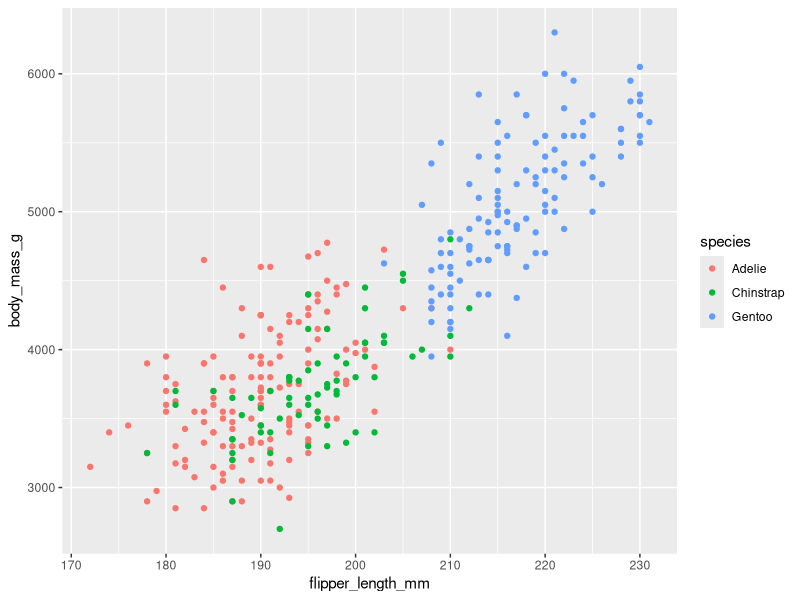
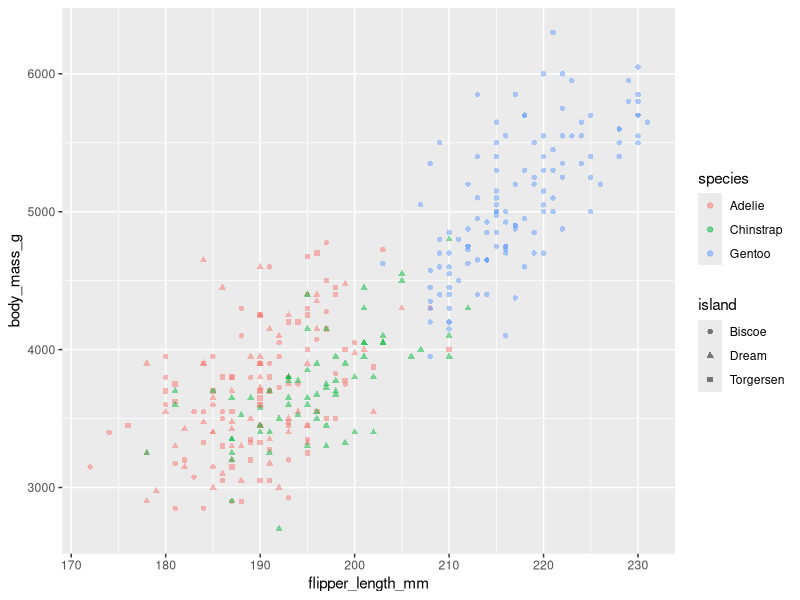
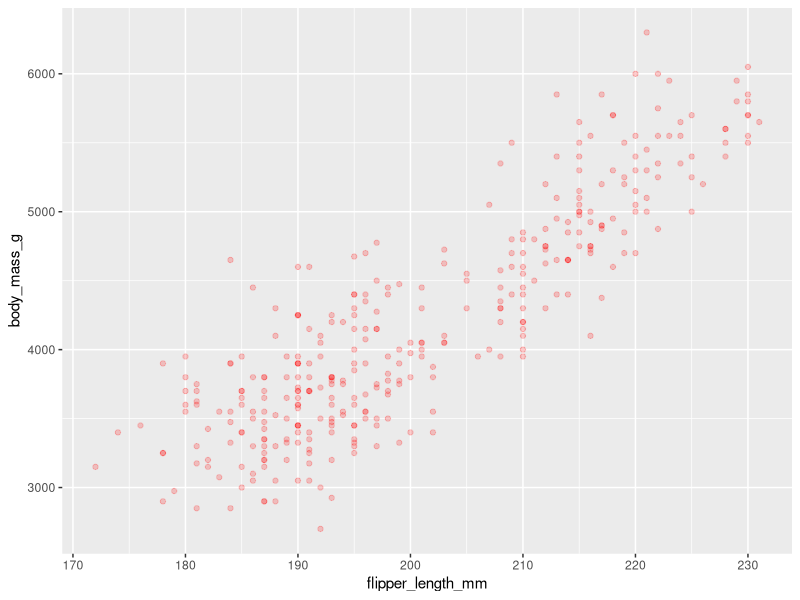

The R script that drew these images, in order:
library(palmerpenguins)
library(ggplot2)

ggplot(data=penguins, aes(x=flipper_length_mm, y=body_mass_g)) +
  geom_point(aes(colour=species))


ggplot(data=penguins,
       aes(x=flipper_length_mm, y=body_mass_g, colour=species)) +
  geom_point(aes(shape=island), alpha=0.5)

ggplot(data=penguins,
       aes(x=flipper_length_mm, y=body_mass_g)) +
  geom_point(colour="red", alpha=0.2)
